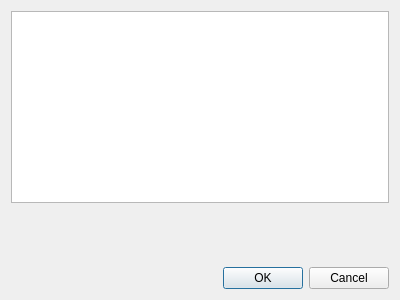
<?xml version="1.0" encoding="UTF-8"?>
<ui version="4.0">
 <class>DictationConfiguration</class>
 <widget class="QDialog" name="DictationConfiguration">
  <property name="geometry">
   <rect>
    <x>0</x>
    <y>0</y>
    <width>400</width>
    <height>300</height>
   </rect>
  </property>
  <property name="windowTitle">
   <string>Dialog</string>
  </property>
  <layout class="QVBoxLayout" name="verticalLayout">
   <item>
    <widget class="QListView" name="listView"/>
   </item>
   <item>
    <spacer name="verticalSpacer">
     <property name="orientation">
      <enum>Qt::Vertical</enum>
     </property>
     <property name="sizeHint" stdset="0">
      <size>
       <width>20</width>
       <height>40</height>
      </size>
     </property>
    </spacer>
   </item>
   <item>
    <widget class="QDialogButtonBox" name="buttonBox">
     <property name="orientation">
      <enum>Qt::Horizontal</enum>
     </property>
     <property name="standardButtons">
      <set>QDialogButtonBox::Cancel|QDialogButtonBox::Ok</set>
     </property>
    </widget>
   </item>
  </layout>
 </widget>
 <resources/>
 <connections>
  <connection>
   <sender>buttonBox</sender>
   <signal>accepted()</signal>
   <receiver>DictationConfiguration</receiver>
   <slot>accept()</slot>
   <hints>
    <hint type="sourcelabel">
     <x>248</x>
     <y>254</y>
    </hint>
    <hint type="destinationlabel">
     <x>157</x>
     <y>274</y>
    </hint>
   </hints>
  </connection>
  <connection>
   <sender>buttonBox</sender>
   <signal>rejected()</signal>
   <receiver>DictationConfiguration</receiver>
   <slot>reject()</slot>
   <hints>
    <hint type="sourcelabel">
     <x>316</x>
     <y>260</y>
    </hint>
    <hint type="destinationlabel">
     <x>286</x>
     <y>274</y>
    </hint>
   </hints>
  </connection>
 </connections>
</ui>
